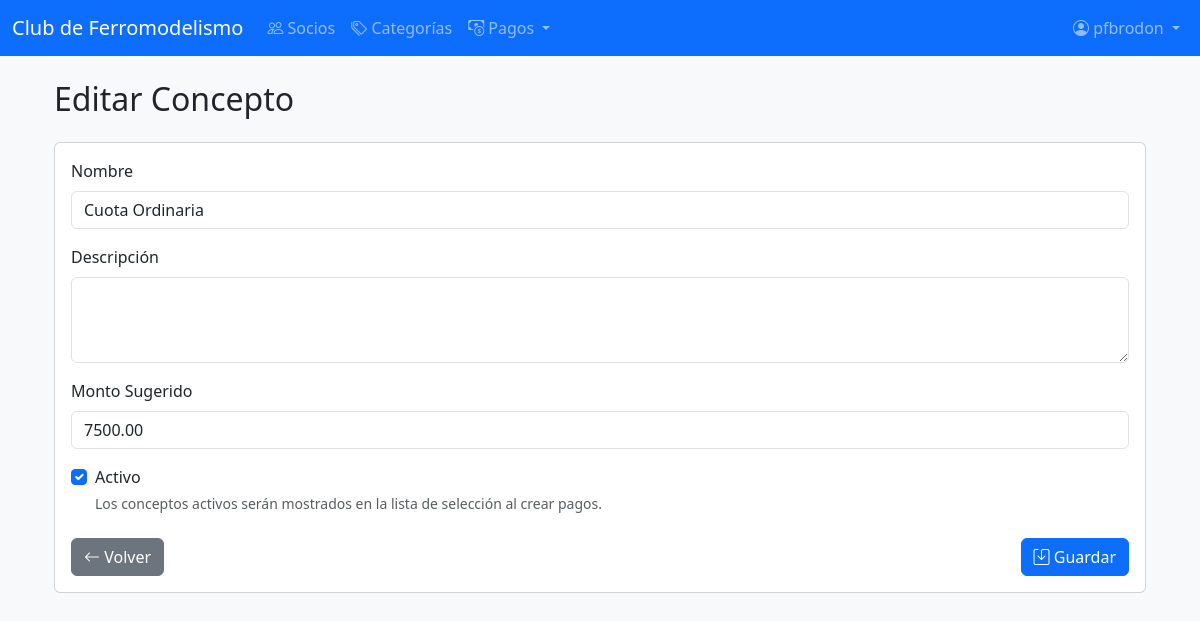
Page /socios/conceptos/editar/1/ (signed in) on the committed database.
### socios/models.py (models this page shows, shortened)
class Concepto(models.Model):
    nombre = models.CharField(max_length=100, unique=True)
    descripcion = models.TextField(blank=True, null=True)
    monto_sugerido = models.DecimalField(max_digits=10, decimal_places=2, default=0)
    activo = models.BooleanField(default=True)
    class Meta:
        verbose_name = "Concepto"
        verbose_name_plural = "Conceptos"
        ordering = ['nombre']

### socios/views.py (the view, shortened to what this page needs)
# urls.py: path('conceptos/editar/<int:pk>/', ConceptoUpdateView.as_view(), name='editar_concepto'),
class ConceptoUpdateView(LoginRequiredMixin, EsAdministradorMixin, UpdateView):
    model = Concepto
    form_class = ConceptoForm
    template_name = 'socios/concepto_form.html'
    success_url = reverse_lazy('socios:listar_conceptos')
    login_url = 'socios:login'

### socios/forms.py
class ConceptoForm(forms.ModelForm):
    class Meta:
        model = Concepto
        fields = ['nombre', 'descripcion', 'monto_sugerido', 'activo']
        widgets = {
            'nombre': forms.TextInput(attrs={'class': 'form-control'}),
            'descripcion': forms.Textarea(attrs={'class': 'form-control', 'rows': 3}),
            'monto_sugerido': forms.NumberInput(attrs={'class': 'form-control', 'step': '0.01'}),
            'activo': forms.CheckboxInput(attrs={'class': 'form-check-input'}),
        }

### socios/views.py (called while the page is built)
    def test_func(self):
        if self.request.user.is_superuser:
            return True
        if hasattr(self.request.user, 'socio'):
            return self.request.user.socio.es_administrador
        return False

### socios/templates/socios/concepto_form.html (shortened to what this page needs)
{% extends 'base.html' %}
{% block content %}
<div class="container mt-4">
    <div class="row mb-3">
        <div class="col">
            <h2>{% if form.instance.pk %}Editar Concepto{% else %}Nuevo Concepto{% endif %}</h2>
        </div>
    </div>
    <div class="card">
        <div class="card-body">
            <form method="post" novalidate>
                <div class="mb-3">
                    <label for="{{ form.nombre.id_for_label }}" class="form-label">Nombre</label>
                    {{ form.nombre }}
                </div>
                <div class="mb-3">
                    <label for="{{ form.descripcion.id_for_label }}" class="form-label">Descripción</label>
                    {{ form.descripcion }}
                </div>
                <div class="mb-3">
                    <label for="{{ form.monto_sugerido.id_for_label }}" class="form-label">Monto Sugerido</label>
                    {{ form.monto_sugerido }}
                </div>
                <div class="mb-3 form-check">
                    {{ form.activo }}
                    <label for="{{ form.activo.id_for_label }}" class="form-check-label">Activo</label>
                    <div class="form-text text-muted">
                        Los conceptos activos serán mostrados en la lista de selección al crear pagos.
                    </div>
                </div>
                <div class="d-flex justify-content-between mt-4">
                    <a href="{% url 'socios:listar_conceptos' %}" class="btn btn-secondary">
                        <i class="bi bi-arrow-left"></i> Volver
                    </a>
                    <button type="submit" class="btn btn-primary">
                        <i class="bi bi-save"></i> Guardar
                    </button>
                </div>
            </form>
        </div>
    </div>
</div>
{% endblock %}

### socios/templates/base.html (shortened to what this page needs)
<!DOCTYPE html>
<html lang="es">
<head>
        <link href="https://cdn.jsdelivr.net/npm/bootstrap@5.3.2/dist/css/bootstrap.min.css" rel="stylesheet">
        <link rel="stylesheet" href="https://cdn.jsdelivr.net/npm/bootstrap-icons@1.10.0/font/bootstrap-icons.css">
</head>
<body class="bg-light">
        <nav class="navbar navbar-expand-lg navbar-dark bg-primary mb-4">
            <div class="container-fluid">
                <a class="navbar-brand" href="/">Club de Ferromodelismo</a>
                <div class="collapse navbar-collapse" id="navbarNav">
                    <ul class="navbar-nav me-auto mb-2 mb-lg-0">
                        {% if user.is_authenticated %}
                            {% if user.is_superuser or user.socio.es_administrador %}
                                <li class="nav-item">
                                    <a class="nav-link" href="{% url 'socios:listar' %}">
                                        <i class="bi bi-people"></i> Socios
                                    </a>
                                </li>
                                <li class="nav-item">
                                    <a class="nav-link" href="{% url 'socios:listar_categorias' %}">
                                        <i class="bi bi-tags"></i> Categorías
                                    </a>
                                </li>
                                <li class="nav-item dropdown">
                                    <a class="nav-link dropdown-toggle" href="#" id="navbarDropdown" role="button" data-bs-toggle="dropdown" aria-expanded="false">
                                        <i class="bi bi-cash-coin"></i> Pagos
                                    </a>
                                </li>
                            {% else %}
                                <li class="nav-item">
                                    <a class="nav-link" href="{% url 'socios:mi_perfil' %}">
                                        <i class="bi bi-person-circle"></i> Mi Perfil
                                    </a>
                                </li>
                            {% endif %}
                        {% endif %}
                    </ul>
                    <ul class="navbar-nav ms-auto">
                        {% if user.is_authenticated %}
                            <li class="nav-item dropdown">
                                <a class="nav-link dropdown-toggle" href="#" id="userDropdown" role="button" data-bs-toggle="dropdown" aria-expanded="false">
                                    <i class="bi bi-person-circle"></i>
                                    {% if user.socio %}
                                        {{ user.socio.nombre }} {{ user.socio.apellido }}
                                    {% else %}
                                        {{ user.username }}
                                    {% endif %}
                                </a>
                            </li>
                        {% endif %}
                    </ul>
                </div>
            </div>
        </nav>
        <div class="container">
            {% block content %}{% endblock %}
        </div>
</body>
</html>

### rows in the picture
Concepto: nombre "Cuota Ordinaria", monto_sugerido "7500.00", activo "☑"

### other values in the picture
{{ user.username }} "pfbrodon"
